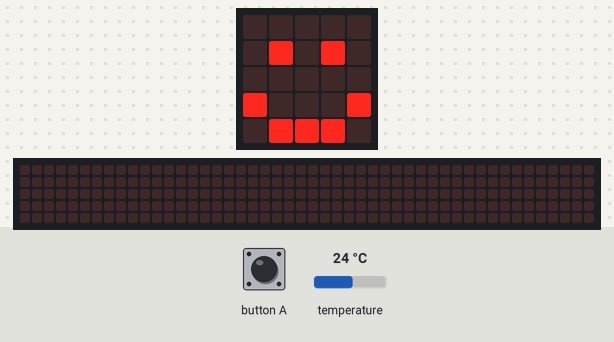
A program run on a simulated BBC micro:bit (MakeCode). On the bench: the board's 5×5 LED display, a strip that is not on the board, showing the scrolling text unrolled. The test bench sets the inputs (shaded band); at power-on: temperature 24 °C. The 48×5 strip is a reading aid, not a part: it shows the text the display is scrolling, unrolled, one strip-width of it at a time.

Above: at 1.8 s.
1.9 s: button A pressed for 0.15 s
At 5.7 s:
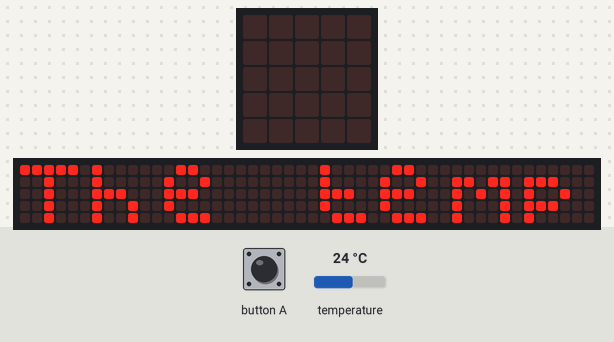
At 16.3 s:
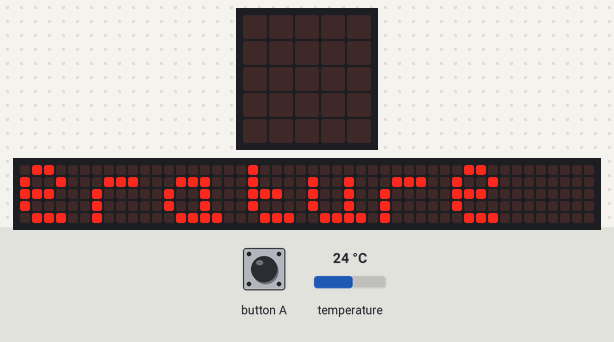

The program:

main.ts
```typescript
// (licence header left out)
basic.clearScreen()
basic.showIcon(IconNames.Happy)

// Variables
let temperature: number
let temperatureValueKelvin: number

// When button A is pressed...
input.onButtonPressed(Button.A, function () {

// Gets temperature value
temperature = input.temperature()
temperatureValueKelvin = Math.round (temperature + 273.15)

    basic.clearScreen()
    basic.showString('The temperature is' + temperatureValueKelvin.toString ()+ 'K')
    basic.clearScreen()
    basic.showIcon(IconNames.Happy)
    basic.pause(1000)

})
```

Measured:
- after the input at 1.9 s, the display: changes after 0.15 s (image 1)
- what the display in image 1 shows lasts 0.8 s, from 5.2 s to 6.0 s
